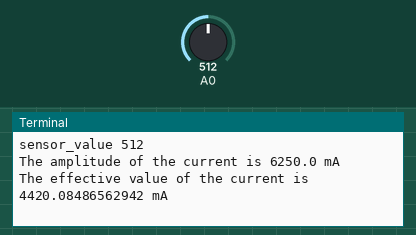
Recording of a program running on a simulated Raspberry Pi (BCM pin numbers) with a GrovePi and a Grove Base HAT. Parts: the last lines printed to the terminal. The inputs (shaded band) are chosen by the test bench; at power-on: A0 = 512 (analog values on the 0–1023 scale).

Above: at 1.2 s.
1.3 s: A0 set to 716
At 2.6 s:
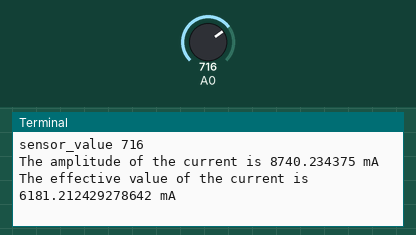
2.8 s: A0 set to 900
At 3.8 s:
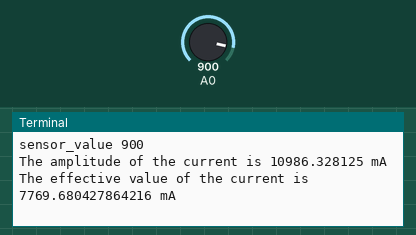
Timing chart, 0 to 5.8 s (numbered marks = the images above; inputs shaded):
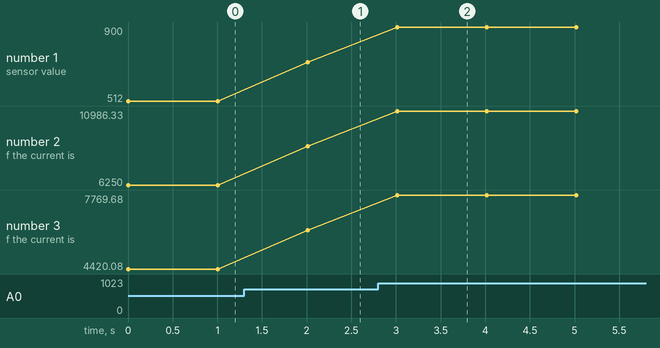

Measured:
- after the input at 1.3 s, the terminal: prints a new line after 0.71 s (image 1)
- after the input at 2.8 s, the terminal: prints a new line after 0.21 s (image 2)
- plotted number 1: 512 → 716 after the input at 1.3 s, 716 → 900 after the input at 2.8 s
- plotted number 2: 6250 → 8740.23 after the input at 1.3 s, 8740.23 → 10986.33 after the input at 2.8 s
- plotted number 3: 4420.08 → 6181.21 after the input at 1.3 s, 6181.21 → 7769.68 after the input at 2.8 s

The program:

grove_electricity_sensor.py
```python
#!/usr/bin/env python
#
# GrovePi Example for using the Grove Electricity Sensor (http://www.seeedstudio.com/wiki/Grove_-_Electricity_Sensor)
#
# The GrovePi connects the Raspberry Pi and Grove sensors.  You can learn more about GrovePi here:  http://www.dexterindustries.com/GrovePi
#
# Have a question about this example?  Ask on the forums here:  http://forum.dexterindustries.com/c/grovepi
#
'''
## License

The MIT License (MIT)

GrovePi for the Raspberry Pi: an open source platform for connecting Grove Sensors to the Raspberry Pi.
Copyright (C) 2017  Dexter Industries

Permission is hereby granted, free of charge, to any person obtaining a copy
of this software and associated documentation files (the "Software"), to deal
in the Software without restriction, including without limitation the rights
to use, copy, modify, merge, publish, distribute, sublicense, and/or sell
copies of the Software, and to permit persons to whom the Software is
furnished to do so, subject to the following conditions:

The above copyright notice and this permission notice shall be included in
all copies or substantial portions of the Software.

THE SOFTWARE IS PROVIDED "AS IS", WITHOUT WARRANTY OF ANY KIND, EXPRESS OR
IMPLIED, INCLUDING BUT NOT LIMITED TO THE WARRANTIES OF MERCHANTABILITY,
FITNESS FOR A PARTICULAR PURPOSE AND NONINFRINGEMENT. IN NO EVENT SHALL THE
AUTHORS OR COPYRIGHT HOLDERS BE LIABLE FOR ANY CLAIM, DAMAGES OR OTHER
LIABILITY, WHETHER IN AN ACTION OF CONTRACT, TORT OR OTHERWISE, ARISING FROM,
OUT OF OR IN CONNECTION WITH THE SOFTWARE OR THE USE OR OTHER DEALINGS IN
THE SOFTWARE.
'''

import time
import grovepi

# Connect the Grove Electricity Sensor to analog port A0
# SIG,NC,NC,GND
sensor = 0

grovepi.pinMode(sensor,"INPUT")

# Vcc of the grove interface is normally 5v
grove_vcc = 5

while True:
    try:
        # Get sensor value
        sensor_value = grovepi.analogRead(sensor)

        # Calculate amplitude current (mA)
        amplitude_current = (float)(sensor_value / 1024 * grove_vcc / 800 * 2000000)

        # Calculate effective value (mA)
        effective_value = amplitude_current / 1.414

        # minimum_current = 1 / 1024 * grove_vcc / 800 * 2000000 / 1.414 = 8.6(mA)
        # Only for sinusoidal alternating current

        print("sensor_value", sensor_value)
        print("The amplitude of the current is", amplitude_current, "mA")
        print("The effective value of the current is", effective_value, "mA")
        time.sleep(1)

    except IOError:
        print ("Error")
```
